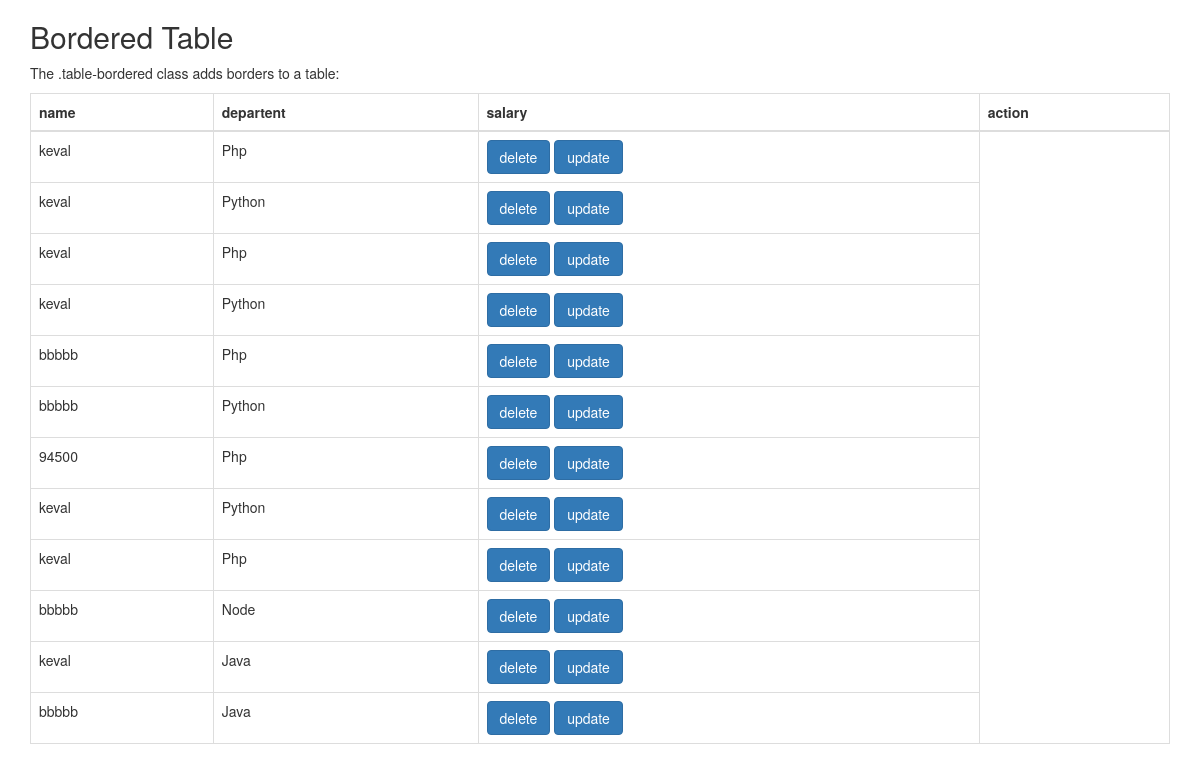
/views/, run on the app's committed database.
### employee_project/models.py (models this page shows)
class Employee(models.Model):
    CATEGORY=(
        ('Python','Python'),
        ('Php','Php'),
        ('Java','Java'),
        ('Node','Nodes')
    )
    Employee_id=models.AutoField
    Employee_name=models.CharField(max_length=100)
    Employee_department=models.CharField(max_length=100,choices=CATEGORY)

### employee_project/views.py (the view)
# urls.py: path('views/',views.Employee_view),
def Employee_view(request):
    Employees=Employee.objects.all()
    print(Employee)
    return  render (request,"employee_management/employee_view.html",{'Employees':Employees})

### employee_project/templates/employee_management/employee_view.html (shortened to what this page needs)
<!DOCTYPE html>
<html lang="en">
<head>
  <link rel="stylesheet" href="https://maxcdn.bootstrapcdn.com/bootstrap/3.4.1/css/bootstrap.min.css">
</head>
<body>
<div class="container">
  <h2>Bordered Table</h2>
  <p>The .table-bordered class adds borders to a table:</p>
  <table class="table table-bordered">
    <thead>
      <tr>
        <th>name</th>
        <th>departent</th>
        <th>salary </th>
        <th>action  </th>
      </tr>
    </thead>
    <tbody>
		{% for Employee in Employees %}
      <tr>
        <td>{{Employee.Employee_name}}</td>
    <td>{{Employee.Employee_department}}</td>
    <td><a href =/delete/{{Employee.id}} class="btn btn-primary">  delete </a>
      <a href =/update/{{Employee.id}} class="btn btn-primary">update</a>
    </td>
      </tr>
	  {% endfor %}
    </tbody>
  </table>
</div>
</body>
</html>

### data on the page
Employee: Employee_name "keval", Employee_department "Php"
Employee: Employee_name "keval", Employee_department "Python"
Employee: Employee_name "keval", Employee_department "Php"
Employee: Employee_name "keval", Employee_department "Python"
Employee: Employee_name "bbbbb", Employee_department "Php"
Employee: Employee_name "bbbbb", Employee_department "Python"
Employee: Employee_name "94500", Employee_department "Php"
Employee: Employee_name "keval", Employee_department "Python"
Employee: Employee_name "keval", Employee_department "Php"
Employee: Employee_name "bbbbb", Employee_department "Node"
Employee: Employee_name "keval", Employee_department "Java"
Employee: Employee_name "bbbbb", Employee_department "Java"
